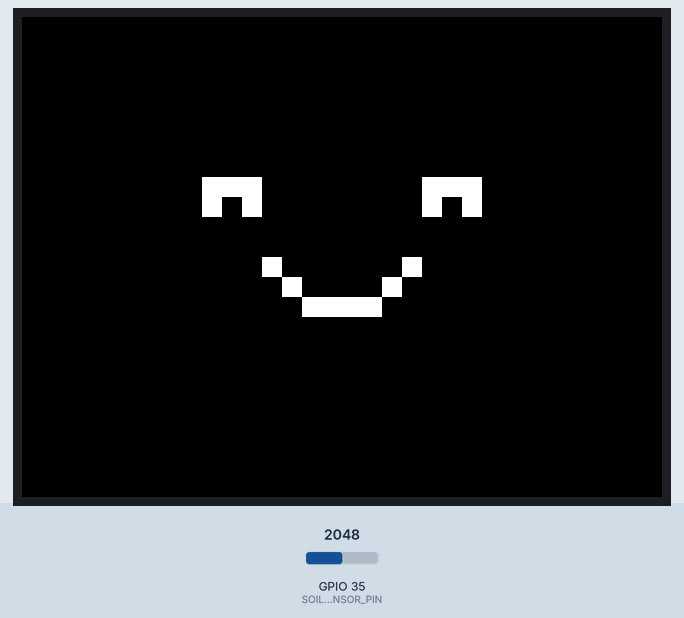
Recording of a sketch running on a simulated ESP32. Parts: 320×240 colour display. The inputs (shaded band) are chosen by the test bench; at power-on: GPIO 35 (SOIL_SENSOR_PIN) = 2048. What the sketch prints to the serial monitor is not drawn.

Above: at 3.9 s.
4.0 s: GPIO 35 (SOIL_SENSOR_PIN) set to 2866
At 5.3 s:
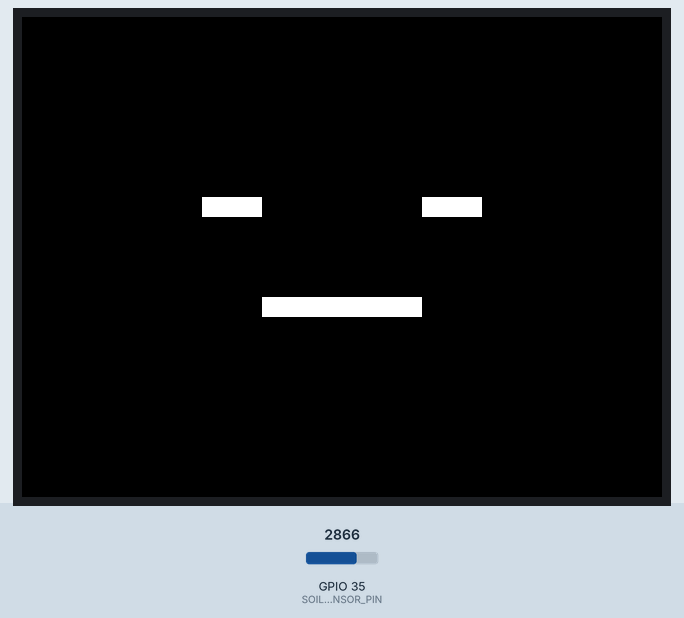
6.3 s: GPIO 35 (SOIL_SENSOR_PIN) set to 3603
At 7.4 s:
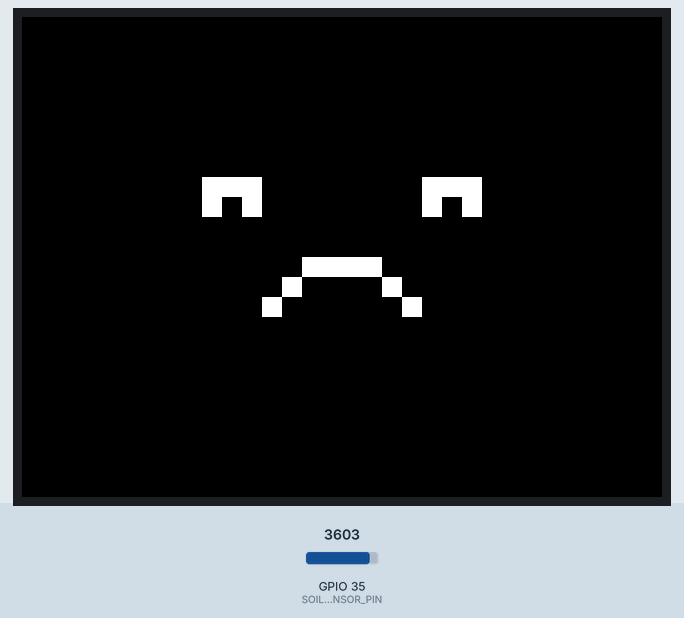
Timing chart, 0 to 9.3 s (numbered marks = the images above; inputs shaded):
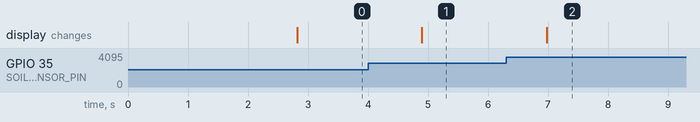

Measured:
- after the input at 4.0 s, the display: changes after 0.90 s (image 1)
- after the input at 6.3 s, the display: changes after 0.68 s (image 2)

The sketch:

MonitorHumorPlanta.ino
```cpp
/*
  Projeto: Monitor de Humor da Planta
  Hardware: ESP32-2432S028R + Sensor de Umidade
  Autor: Jefferson Carlos Lima (Revisado por IA Gemini)
  Descrição: Exibe uma emoção em pixel art (apenas olhos e boca, sem contorno)
*/

// ===================== BIBLIOTECAS =====================
#include <SPI.h>
#include <TFT_eSPI.h>              // Biblioteca de display
#include <XPT2046_Touchscreen.h>   // Biblioteca de touchscreen

// ===================== CONFIGURAÇÃO DO DISPLAY =====================
TFT_eSPI tft = TFT_eSPI();
#define SCREEN_WIDTH 320
#define SCREEN_HEIGHT 240

// Pinos do Touchscreen (ajuste se necessário)
#define XPT2046_IRQ 36
#define XPT2046_MOSI 32
#define XPT2046_MISO 39
#define XPT2046_CLK 25
#define XPT2046_CS 33
SPIClass touchscreenSPI = SPIClass(VSPI);
XPT2046_Touchscreen touchscreen(XPT2046_CS, XPT2046_IRQ);

// ===================== CONFIGURAÇÃO DO SENSOR =====================
#define SOIL_SENSOR_PIN 35

// !! IMPORTANTE: CALIBRE SEU SENSOR AQUI !!
#define SENSOR_DRY_VALUE 4095 // Valor lido com o sensor no ar (seco)
#define SENSOR_WET_VALUE 1200 // Valor lido em terra bem úmida

// ===================== VARIÁVEIS GLOBAIS =====================
int soilPercent = 0;
unsigned long lastReadTime = 0;
int lastPercent = -1;

// ===================== FUNÇÃO PRINCIPAL DE DESENHO =====================

void drawEmotionFace(int percent) {
  enum Emotion { HAPPY, SERIOUS, SAD };
  Emotion currentEmotion;
  if (percent >= 50) currentEmotion = HAPPY;
  else if (percent >= 20) currentEmotion = SERIOUS;
  else currentEmotion = SAD;

  tft.fillScreen(TFT_BLACK);

  uint16_t featureColor = TFT_WHITE;
  int cx = SCREEN_WIDTH / 2;
  int cy = SCREEN_HEIGHT / 2;
  int p = 10;

  int startX = cx - (14 * p / 2);
  int startY = cy - (8 * p / 2);

  auto drawBlock = [&](int bx, int by) {
    tft.fillRect(startX + bx * p, startY + by * p, p, p, featureColor);
  };

  switch (currentEmotion) {
    case HAPPY: {
      drawBlock(0, 0); drawBlock(1, 0); drawBlock(2, 0);
      drawBlock(0, 1);                 drawBlock(2, 1);
      drawBlock(11, 0); drawBlock(12, 0); drawBlock(13, 0);
      drawBlock(11, 1);                  drawBlock(13, 1);
      drawBlock(3, 4);
      drawBlock(4, 5);
      drawBlock(5, 6); drawBlock(6, 6); drawBlock(7, 6); drawBlock(8, 6);
      drawBlock(9, 5);
      drawBlock(10, 4);
      break;
    }
    case SERIOUS: {
      drawBlock(0, 1); drawBlock(1, 1); drawBlock(2, 1);
      drawBlock(11, 1); drawBlock(12, 1); drawBlock(13, 1);
      for (int i = 3; i <= 10; i++) {
        drawBlock(i, 6);
      }
      break;
    }
    case SAD: {
      drawBlock(0, 0); drawBlock(1, 0); drawBlock(2, 0);
      drawBlock(0, 1);                 drawBlock(2, 1);
      drawBlock(11, 0); drawBlock(12, 0); drawBlock(13, 0);
      drawBlock(11, 1);                  drawBlock(13, 1);
      drawBlock(3, 6);
      drawBlock(4, 5);
      drawBlock(5, 4); drawBlock(6, 4); drawBlock(7, 4); drawBlock(8, 4);
      drawBlock(9, 5);
      drawBlock(10, 6);
      break;
    }
  }
}

// ===================== FUNÇÃO DE LEITURA DO SENSOR =====================
int readSoilPercent() {
  int value = analogRead(SOIL_SENSOR_PIN);
  int percent = map(value, SENSOR_DRY_VALUE, SENSOR_WET_VALUE, 0, 100);
  return constrain(percent, 0, 100);
}

// ===================== SETUP =====================
void setup() {
  Serial.begin(115200);
  tft.init(); // Inicializa o display

  // ADICIONE ESTA LINHA PARA CORRIGIR AS CORES INVERTIDAS
  tft.invertDisplay(true);

  tft.setRotation(1);
  tft.fillScreen(TFT_BLACK); // Agora isso deve funcionar e deixar a tela preta

  tft.setTextColor(TFT_WHITE, TFT_BLACK);
  tft.drawCentreString("Monitor de Umidade", SCREEN_WIDTH / 2, SCREEN_HEIGHT / 2, 4);
  delay(2500);

  pinMode(SOIL_SENSOR_PIN, INPUT);
}

// ===================== LOOP =====================
void loop() {
  if (millis() - lastReadTime > 1000) {
    soilPercent = readSoilPercent();
    Serial.print("Umidade: "); Serial.print(soilPercent); Serial.println("%");

    int currentEmotionalState = (soilPercent >= 50) ? 2 : (soilPercent >= 20) ? 1 : 0;
    int lastEmotionalState = (lastPercent >= 50) ? 2 : (lastPercent >= 20) ? 1 : 0;

    if (currentEmotionalState != lastEmotionalState || lastPercent == -1) {
      drawEmotionFace(soilPercent);
      lastPercent = soilPercent;
    }

    lastReadTime = millis();
  }
}
```
